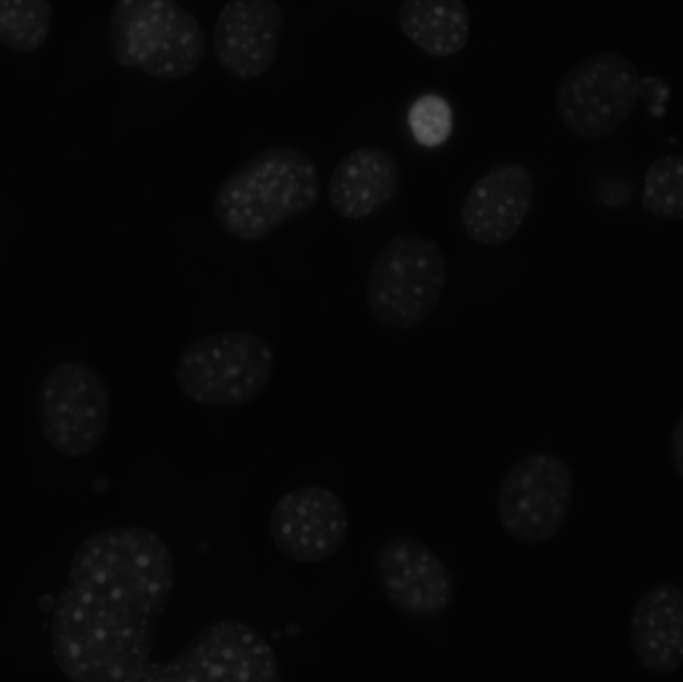
#> input picture 200610_adipogenesis_timecourse_r10_v2/vdr-gr-testing/dapi0.tiff, 2048 x 2044 px (shown at 1/3 size); its folder holds 3 pictures in this run
$ jupyter execute --allow-errors orig_mid_slice_std_dcts_comp.ipynb   (shell and % lines are left out)
#> lines starting #> are read from the running program, lines starting #| are printed output that depends on the picture
### This is script for comparing methods for finding middle slice in a z-stack using either the standard deviation or the shannon entropy of the discrete cosine transform

### this is version to look specifically at the PPARg dataset

### Much of tThis is a somewhat cleaned up version of the find_mid_slice.ipynb. It finds the middle slice through determining the max shannon entropy of the distinct cosine transformation.

[cell 1]
import os
import numpy as np
import pandas as pd
from skimage import io
import matplotlib.pyplot as plt
import seaborn as sns
from scipy.fftpack import dct
import napari

[cell 2]
'''this is most recent verion of this function as of 04-17-20. This updated version can change to different directories. it also returns arrays that are the
appropriate data type'''
def make_z_stack(num_channels, directory = os.getcwd(), bit_depth = 'uint16'):

    ###Get home directory to switch back to at the end
#> called with num_channels = 3
    home_dir = os.getcwd()

    #change to directory that has set of .tiff files
    if directory != os.getcwd():
        os.chdir(directory)

    # [7 lines of commented-out code are left out]
    bit = bit_depth


    ## if stupid Thumbs.db is present in the file then this will remove it
    if 'Thumbs.db' in os.listdir():
        os.remove('Thumbs.db')


    ###generate list of sorted images
    image_lst = np.sort(os.listdir())
    ### figure out shape of empty zeros array for image
    img_ = io.imread(image_lst[0])
#> img_ is the input picture: shape (2044, 2048); min 2, max 117, mean 6.6
    n_row = img_.shape[0]
#> n_row = 2044
    n_col = img_.shape[1]
#> n_col = 2048
    n_plane = int(len(image_lst) / num_channels)
    #shape_tupple = np.zeros((n_z, n_row, n_col))

    ### generate some empyt arrays to be filled up
    c1_img = np.ndarray((n_plane, n_row, n_col), dtype = bit)
    c2_img = np.ndarray((n_plane, n_row, n_col), dtype = bit)
    c3_img = np.ndarray((n_plane, n_row, n_col), dtype = bit)
    c4_img = np.ndarray((n_plane, n_row, n_col), dtype = bit)
    c5_img = np.ndarray((n_plane, n_row, n_col), dtype = bit)

    ###read in and generate z-stack for each channel
    z_slice = 0
    for i in range(0 , (len(image_lst))- num_channels, num_channels):
        if num_channels == 1:
            c1_img[z_slice, :, :] = io.imread(image_lst[i])
        if num_channels == 2:
            c1_img[z_slice, :, :] = io.imread(image_lst[i])
            c2_img[z_slice, :, :] = io.imread(image_lst[i + 1])
        if num_channels == 3:
            c1_img[z_slice, :, :] = io.imread(image_lst[i])
            c2_img[z_slice, :, :] = io.imread(image_lst[i + 1])
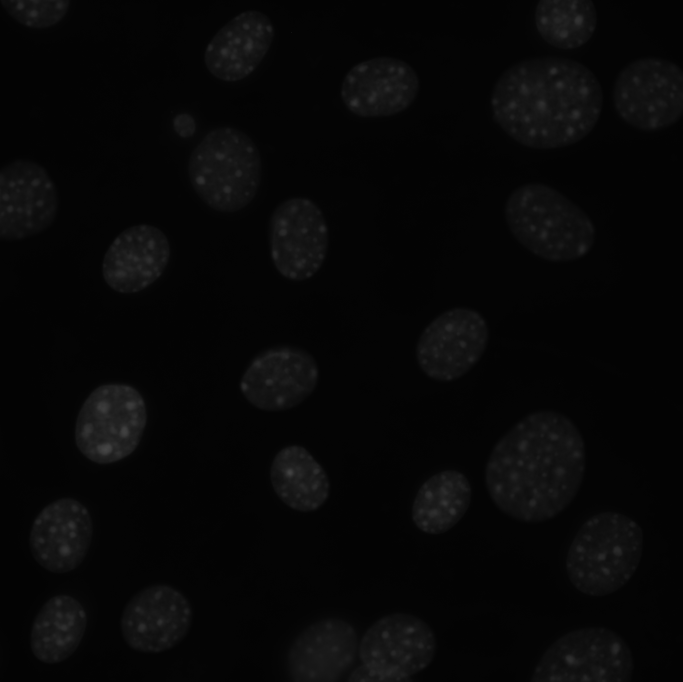
#> input picture 200610_adipogenesis_timecourse_r10_v2/vdr-gr-testing/dapi1.tiff, 2048 x 2044 px (shown at 1/3 size)
            c3_img[z_slice, :, :] = io.imread(image_lst[i + 2])
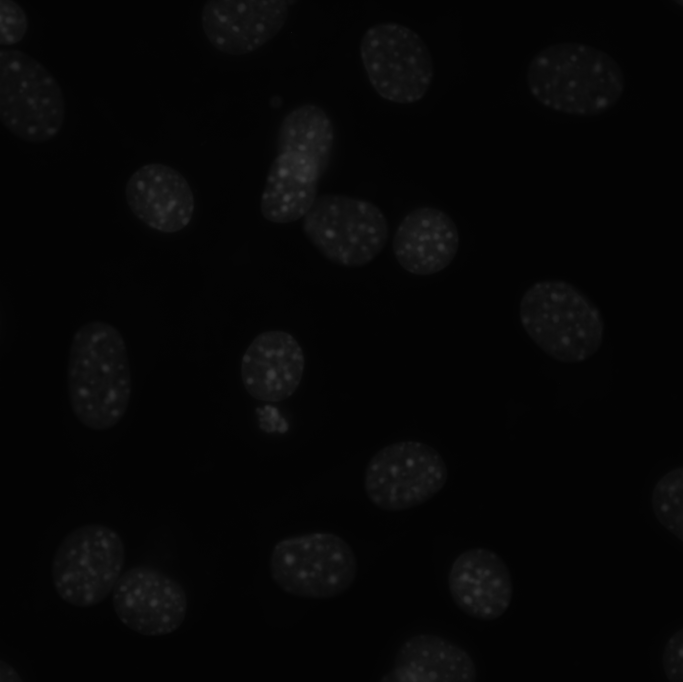
#> input picture 200610_adipogenesis_timecourse_r10_v2/vdr-gr-testing/dapi2.tiff, 2048 x 2044 px (shown at 1/3 size)
        if num_channels == 4:
            c1_img[z_slice, :, :] = io.imread(image_lst[i])
            c2_img[z_slice, :, :] = io.imread(image_lst[i + 1])
            c3_img[z_slice, :, :] = io.imread(image_lst[i + 2])
            c4_img[z_slice, :, :] = io.imread(image_lst[i + 3])
        if num_channels == 5:
            c1_img[z_slice, :, :] = io.imread(image_lst[i])
            c2_img[z_slice, :, :] = io.imread(image_lst[i + 1])
            c3_img[z_slice, :, :] = io.imread(image_lst[i + 2])
            c4_img[z_slice, :, :] = io.imread(image_lst[i + 3])
            c5_img[z_slice, :, :] = io.imread(image_lst[i + 4])
        z_slice += 1

    ###change back to original directory
    os.chdir(home_dir)


    if num_channels == 1:
        c1_img = c1_img.astype(bit)
        return(c1_img)
    if num_channels == 2:
        c1_img = c1_img.astype(bit)
        c2_img = c2_img.astype(bit)
        return(c1_img, c2_img)
    if num_channels == 3:
        c1_img = c1_img.astype(bit)
        c2_img = c2_img.astype(bit)
        c3_img = c2_img.astype(bit)
        return(c1_img, c2_img, c3_img)
    if num_channels == 4:
        c1_img = c1_img.astype(bit)
        c2_img = c2_img.astype(bit)
        c3_img = c3_img.astype(bit)
        c4_img = c4_img.astype(bit)
        return(c1_img, c2_img, c3_img, c4_img)

    if num_channels  == 5:
        c1_img = c1_img.astype(bit)
        c2_img = c2_img.astype(bit)
        c3_img = c3_img.astype(bit)
        c4_img = c4_img.astype(bit)
        c5_img = c5_imglastype(bit)
        return(c1_img.astype(bit), c2_img.astype(bit), c3_img.astype(bit), c4_img.astype(bit), c5_img.astype(bit))
